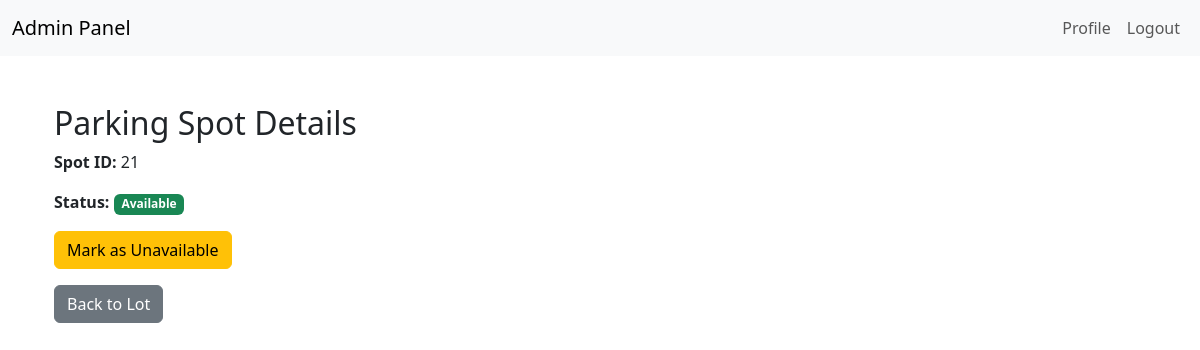
The page /admin/spot/21 (signed in) on the database as committed earlier.
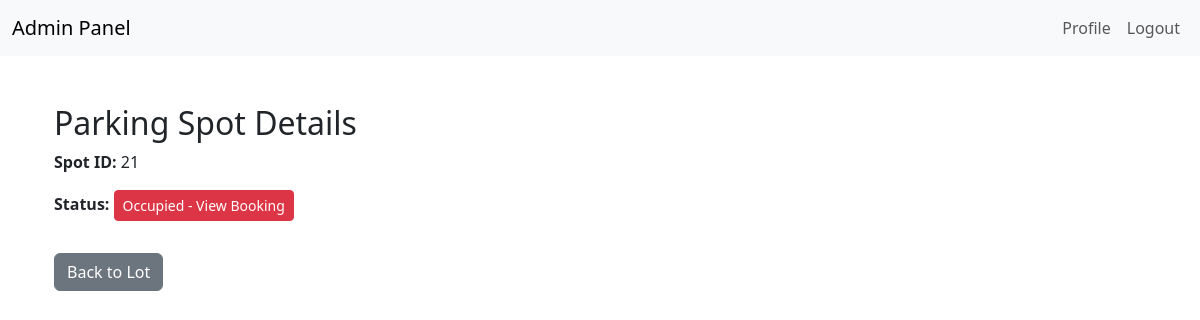
The same page on the database as committed later.
### applications/routes.py (the view)
@app.route('/admin/spot/<int:spot_id>')
def view_spot(spot_id):
    if 'admin_id' not in session:
        flash('You need to log in as an admin first.', 'error')
        return redirect(url_for('login'))
    spot = Parking_spot.query.get_or_404(spot_id)
    return render_template('admin/view_spot.html', spot=spot)

### templates/admin/view_spot.html
{% extends 'base.html' %}
{% block content %}
<div class="container mt-5">
  <h2>Parking Spot Details</h2>
  <p><strong>Spot ID:</strong> {{ spot.id }}</p>
  <p><strong>Status:</strong>
    {% if spot.is_booked %}
      <a href="{{ url_for('spot_booking', spot_id=spot.id) }}" class="btn btn-sm btn-danger">Occupied - View Booking</a>
    {% elif spot.additional_info == 'Unavailable' %}
      <span class="badge bg-secondary">Unavailable</span>
    {% else %}
      <span class="badge bg-success">Available</span>
    {% endif %}
  </p>
  {% if not spot.is_booked %}
    {% if spot.additional_info != 'Unavailable' %}
      <form method="POST" action="{{ url_for('mark_spot_unavailable', spot_id=spot.id) }}">
        <button type="submit" class="btn btn-warning" onclick="return confirm('Mark this spot as unavailable?');">Mark as Unavailable</button>
      </form>
    {% else %}
      <form method="POST" action="{{ url_for('mark_spot_available', spot_id=spot.id) }}">
        <button type="submit" class="btn btn-success" onclick="return confirm('Mark this spot as available?');">Mark as Available</button>
      </form>
    {% endif %}
  {% endif %}
  <a href="{{ url_for('view_lot', lot_id=spot.parking_lot_id) }}" class="btn btn-secondary mt-3">Back to Lot</a>
</div>
{% endblock %}

Rows that differ between the two databases and show on the page:
changed Parking_spot id 21: is_booked False → True (drawn)
Other text that changed with them:
text no longer shown: "Available Mark as Unavailable"
text now shown: "Occupied - View Booking"
